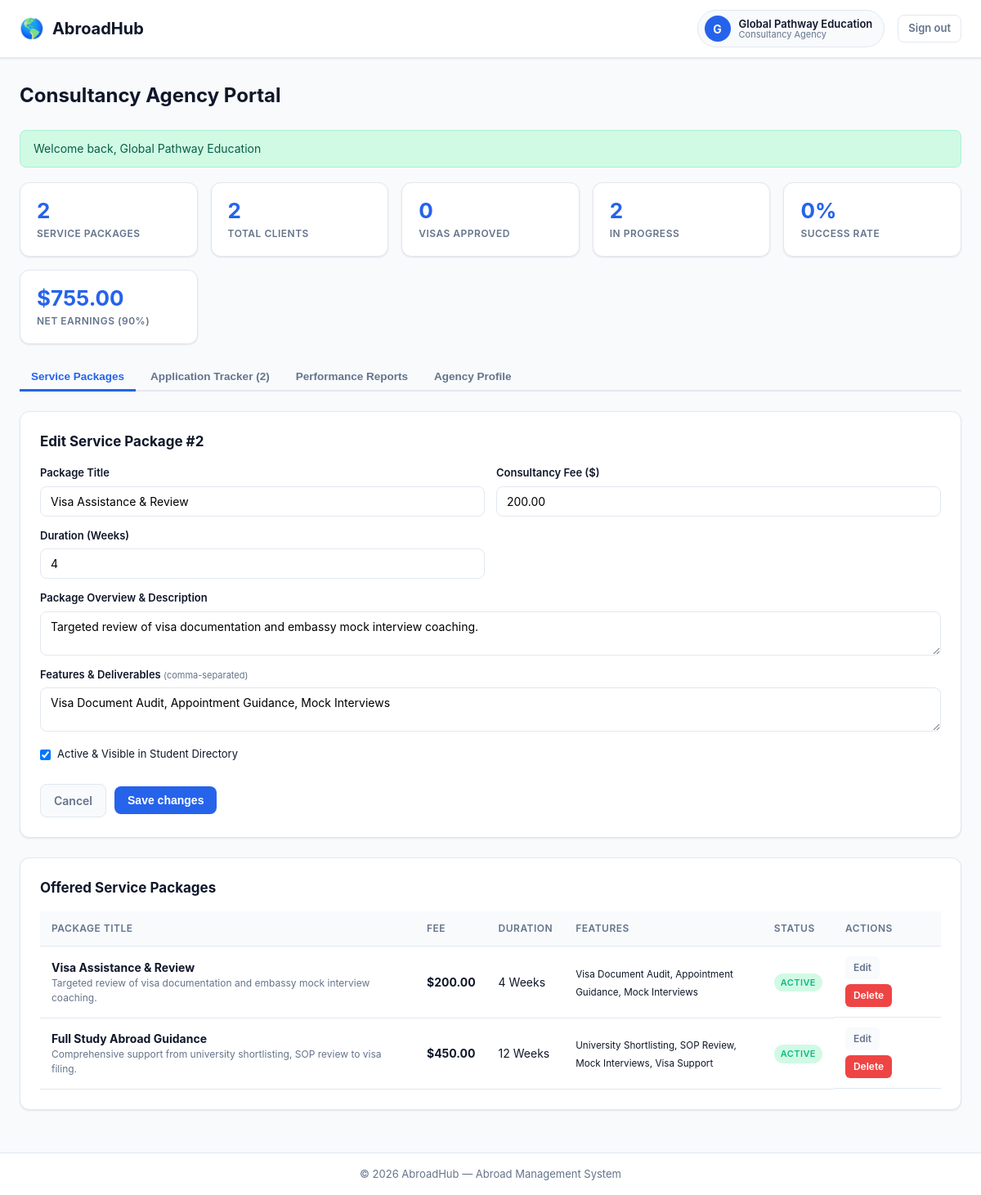
/index.php?page=agency&action=edit_package&id=2 (signed in), run on the app's committed database.
### tables this page shows
CREATE TABLE `service_packages` (
  `id` INT AUTO_INCREMENT PRIMARY KEY,
  `agency_id` INT NOT NULL,
  `title` VARCHAR(200) NOT NULL,
  `price` DECIMAL(10,2) NOT NULL,
  `duration_weeks` INT DEFAULT 4,
  `description` TEXT NOT NULL,
  `features_list` TEXT NOT NULL,
  `is_active` TINYINT(1) DEFAULT 1,
  `created_at` TIMESTAMP DEFAULT CURRENT_TIMESTAMP,
  FOREIGN KEY (`agency_id`) REFERENCES `agency_profiles` (`id`) ON DELETE CASCADE
);

### controllers/agency_controller.php (called while the page is built, shortened)
<?php
function agency_controller($conn) {
    $action = $_GET['action'] ?? 'dashboard';
    $me     = current_user();
    $userId = (int)$me['id'];
    $agency = get_agency_profile($conn, $userId);
    $agencyId = (int)($agency['id'] ?? 0);
    $editing = null;
    if ($action === 'edit_package' && !$editing) {
        $editing = get_package_by_id($conn, (int)($_GET['id'] ?? 0));
    }
    $statusFilter       = $_GET['app_status'] ?? '';
    $packages           = get_agency_packages($conn, $agencyId);
    $applications       = get_agency_applications($conn, $agencyId, $statusFilter);
    $stats              = get_agency_stats($conn, $agencyId, $userId);
    require __DIR__ . '/../views/agency/dashboard.php';
}

### models/agency_model.php (called while the page is built, shortened)
<?php
function get_agency_profile($conn, $userId) {
    $stmt = mysqli_prepare($conn, "SELECT a.*, u.name, u.email, u.contact FROM agency_profiles a JOIN users u ON a.user_id = u.id WHERE a.user_id = ?");
    mysqli_stmt_bind_param($stmt, 'i', $userId);
    mysqli_stmt_execute($stmt);
    $row = mysqli_fetch_assoc(mysqli_stmt_get_result($stmt));
    return $row;
}
function get_agency_packages($conn, $agencyId) {
    $stmt = mysqli_prepare($conn, "SELECT * FROM service_packages WHERE agency_id = ? ORDER BY id DESC");
    mysqli_stmt_bind_param($stmt, 'i', $agencyId);
    mysqli_stmt_execute($stmt);
    $rows = mysqli_fetch_all(mysqli_stmt_get_result($stmt), MYSQLI_ASSOC);
    return $rows;
}
function get_package_by_id($conn, $id) {
    $stmt = mysqli_prepare($conn, "SELECT p.*, a.company_name FROM service_packages p JOIN agency_profiles a ON p.agency_id = a.id WHERE p.id = ?");
    mysqli_stmt_bind_param($stmt, 'i', $id);
    mysqli_stmt_execute($stmt);
    $row = mysqli_fetch_assoc(mysqli_stmt_get_result($stmt));
    return $row;
}
function get_agency_applications($conn, $agencyId, $statusFilter = '') {
    if ($statusFilter === '') {
        $sql = "SELECT a.*, u.name as student_name, u.email as student_email, u.contact as student_contact,
                       p.title as package_name, pr.title as uni_program_name
                FROM student_applications a
                JOIN users u ON a.student_id = u.id
                LEFT JOIN service_packages p ON a.package_id = p.id
                LEFT JOIN programs pr ON a.program_id = pr.id
                WHERE a.agency_id = ?
                ORDER BY a.id DESC";
        $stmt = mysqli_prepare($conn, $sql);
        mysqli_stmt_bind_param($stmt, 'i', $agencyId);
    }
    mysqli_stmt_execute($stmt);
    $rows = mysqli_fetch_all(mysqli_stmt_get_result($stmt), MYSQLI_ASSOC);
    return $rows;
}
function get_agency_stats($conn, $agencyId, $userId) {
    $stats = [
        'packages' => 0, 'clients' => 0, 'visa_approved' => 0,
        'in_progress' => 0, 'rejected' => 0, 'success_rate' => 0,
        'gross_bookings' => 0.0, 'platform_deductions' => 0.0, 'net_earnings' => 0.0, 'earnings' => 0.0
    ];
    $one = function ($conn, $sql) {
        $res = mysqli_query($conn, $sql);
        $row = mysqli_fetch_row($res);
        return (int)($row[0] ?? 0);
    };
    $stats['packages']      = $one($conn, "SELECT COUNT(*) FROM service_packages WHERE agency_id = $agencyId");
    $stats['clients']       = $one($conn, "SELECT COUNT(*) FROM student_applications WHERE agency_id = $agencyId");
    $stats['visa_approved'] = $one($conn, "SELECT COUNT(*) FROM student_applications WHERE agency_id = $agencyId AND status = 'visa_approved'");
    $stats['in_progress']   = $one($conn, "SELECT COUNT(*) FROM student_applications WHERE agency_id = $agencyId AND status IN ('pending', 'under_review', 'offer_issued', 'visa_in_progress')");
    $stats['rejected']      = $one($conn, "SELECT COUNT(*) FROM student_applications WHERE agency_id = $agencyId AND status = 'rejected'");
    if ($stats['clients'] > 0) {
        $stats['success_rate'] = round(($stats['visa_approved'] / $stats['clients']) * 100, 1);
    }
    $revSql = "SELECT
                SUM(r.amount) as gross,
                SUM(r.platform_commission) as commission_cut,
                SUM(r.amount - r.platform_commission) as net
               FROM revenue_transactions r
               JOIN service_packages sp ON r.related_id = sp.id
               WHERE sp.agency_id = $agencyId AND r.status = 'completed'";
    $revRow = mysqli_fetch_assoc(mysqli_query($conn, $revSql));
    $stats['gross_bookings']      = (float)($revRow['gross'] ?? 0.0);
    $stats['platform_deductions'] = (float)($revRow['commission_cut'] ?? 0.0);
    $stats['net_earnings']        = (float)($revRow['net'] ?? 0.0);
    $stats['earnings']            = $stats['net_earnings'];
    return $stats;
}

### helpers/helpers.php (called while the page is built, shortened)
<?php
function esc($value) {
    return htmlspecialchars((string)($value ?? ''), ENT_QUOTES, 'UTF-8');
}
function csrf_token() {
    return $_SESSION['csrf_token'];
}
function csrf_url($url) {
    return $url . '&csrf_token=' . csrf_token();
}
function current_user() {
    return $_SESSION['user'] ?? null;
}
function money($amount) {
    return CURRENCY . number_format((float)$amount, 2);
}

### views/agency/dashboard.php (the view, shortened to what this page needs)
<?php
$isEdit      = !empty($editing);
require __DIR__ . '/../partials/header.php';
?>
<section class="stat-grid" id="statGrid">
    <div class="stat-card">
        <span class="stat-value" data-stat="packages"><?= (int)$stats['packages'] ?></span>
        <span class="stat-label">Service Packages</span>
    </div>
    <div class="stat-card">
        <span class="stat-value" data-stat="clients"><?= (int)$stats['clients'] ?></span>
        <span class="stat-label">Total Clients</span>
    </div>
    <div class="stat-card">
        <span class="stat-value" data-stat="visa_approved"><?= (int)$stats['visa_approved'] ?></span>
        <span class="stat-label">Visas Approved</span>
    </div>
    <div class="stat-card">
        <span class="stat-value" data-stat="in_progress"><?= (int)$stats['in_progress'] ?></span>
        <span class="stat-label">In Progress</span>
    </div>
    <div class="stat-card">
        <span class="stat-value" data-stat="success_rate"><?= (float)$stats['success_rate'] ?>%</span>
        <span class="stat-label">Success Rate</span>
    </div>
    <div class="stat-card">
        <span class="stat-value" data-stat="earnings"><?= money($stats['net_earnings']) ?></span>
        <span class="stat-label">Net Earnings (90%)</span>
    </div>
</section>
<div class="tab-nav">
    <button class="tab-btn active" onclick="showTab(event, 'tabPackages')">Service Packages</button>
    <button class="tab-btn" onclick="showTab(event, 'tabApplications')">Application Tracker (<?= count($applications) ?>)</button>
    <button class="tab-btn" onclick="showTab(event, 'tabReports')">Performance Reports</button>
    <button class="tab-btn" onclick="showTab(event, 'tabProfile')">Agency Profile</button>
</div>
<div id="tabPackages" class="tab-content" style="display: block;">
    <div class="card form-card">
        <h3 class="card-title"><?= $isEdit ? 'Edit Service Package #' . (int)$editing['id'] : 'Publish a New Service Package' ?></h3>
        <form method="POST" class="form" novalidate onsubmit="return validateForm(this);"
              action="index.php?page=agency&amp;action=<?= $isEdit ? 'update_package&amp;id=' . (int)$editing['id'] : 'add_package' ?>">
            <div class="field-row">
                <div class="field">
                    <label for="pkg_title">Package Title</label>
                    <input type="text" id="pkg_title" name="title" data-label="Package Title" data-min="4"
                           value="<?= esc($editing['title'] ?? '') ?>" placeholder="e.g. Full Study Abroad Guidance" required>
                </div>
                <div class="field">
                    <label for="pkg_price">Consultancy Fee ($)</label>
                    <input type="number" step="0.01" id="pkg_price" name="price" data-label="Fee"
                           value="<?= esc($editing['price'] ?? '') ?>" placeholder="450.00" required>
                </div>
                <div class="field">
                    <label for="pkg_duration">Duration (Weeks)</label>
                    <input type="number" id="pkg_duration" name="duration_weeks" data-label="Duration"
                           value="<?= esc($editing['duration_weeks'] ?? '4') ?>" required>
                </div>
            </div>
            <div class="field">
                <label for="pkg_desc">Package Overview &amp; Description</label>
                <textarea id="pkg_desc" name="description" rows="2" placeholder="Brief summary of consultancy support..." required><?= esc($editing['description'] ?? '') ?></textarea>
            </div>
            <div class="field">
                <label for="pkg_features">Features &amp; Deliverables <span class="label-hint">(comma-separated)</span></label>
                <textarea id="pkg_features" name="features_list" rows="2" placeholder="University Shortlisting, SOP Review, Mock Interviews, Visa Filing" required><?= esc($editing['features_list'] ?? '') ?></textarea>
            </div>
            <label class="checkbox">
                <input type="checkbox" name="is_active" value="1" <?= (!isset($editing['is_active']) || $editing['is_active']) ? 'checked' : '' ?>>
                <span>Active &amp; Visible in Student Directory</span>
            </label>
            <div class="form-actions">
                <?php if ($isEdit): ?>
                    <a href="index.php?page=agency" class="btn btn-ghost">Cancel</a>
                    <button type="submit" class="btn btn-primary">Save changes</button>
                <?php else: ?>
                    <button type="submit" class="btn btn-primary">Publish Package</button>
                <?php endif; ?>
            </div>
        </form>
    </div>
    <div class="card">
        <h3 class="card-title">Offered Service Packages</h3>
        <div class="table-wrap">
            <table class="data-table">
                <thead>
                    <tr>
                        <th>Package Title</th>
                        <th>Fee</th>
                        <th>Duration</th>
                        <th>Features</th>
                        <th>Status</th>
                        <th>Actions</th>
                    </tr>
                </thead>
                <tbody>
                    <?php if (empty($packages)): ?>
                        <tr><td colspan="6" class="text-center muted">No service packages created yet.</td></tr>
                    <?php else: ?>
                        <?php foreach ($packages as $pkg): ?>
                            <tr>
                                <td>
                                    <strong><?= esc($pkg['title']) ?></strong>
                                    <p class="muted" style="font-size: 12px;"><?= esc($pkg['description']) ?></p>
                                </td>
                                <td><strong><?= money($pkg['price']) ?></strong></td>
                                <td><?= (int)$pkg['duration_weeks'] ?> Weeks</td>
                                <td style="max-width: 250px;"><small><?= esc($pkg['features_list']) ?></small></td>
                                <td><?= $pkg['is_active'] ? '<span class="badge badge-success">Active</span>' : '<span class="badge badge-muted">Draft</span>' ?></td>
                                <td class="actions">
                                    <a href="index.php?page=agency&amp;action=edit_package&amp;id=<?= (int)$pkg['id'] ?>" class="btn-sm btn-ghost">Edit</a>
                                    <a href="<?= csrf_url('index.php?page=agency&amp;action=delete_package&amp;id=' . (int)$pkg['id']) ?>"
                                       class="btn-sm btn-danger" onclick="return confirm('Delete this package?');">Delete</a>
                                </td>
                            </tr>
                        <?php endforeach; ?>
                    <?php endif; ?>
                </tbody>
            </table>
        </div>
    </div>
</div>
<?php require __DIR__ . '/../partials/footer.php'; ?>

### data on the page
service_packages: id "2", title "Visa Assistance & Review", price "200.00", duration_weeks "4", description "Targeted review of visa documentation and embassy mock interview coaching.", features_list "Visa Document Audit, Appointment Guidance, Mock Interviews", is_active "☑", price "$200.00", shows "ACTIVE"
service_packages: title "Full Study Abroad Guidance", description "Comprehensive support from university shortlisting, SOP review to visa filing.", price "$450.00", duration_weeks "12", features_list "University Shortlisting, SOP Review, Mock Interviews, Visa Support", is_active "ACTIVE"

### other printed values
APP_NAME "AbroadHub"
substr($navUser['name'] ?? 'U', 0, 1) "G"
$navUser['name'] "Global Pathway Education"
role_label($navUser['role'] ?? '') "Consultancy Agency"
$pageHeading "Consultancy Agency Portal"
$flash['message'] "Welcome back, Global Pathway Education"
$stats['packages'] "2"
$stats['clients'] "2"
$stats['visa_approved'] "0"
$stats['in_progress'] "2"
$stats['success_rate'] "0"
money($stats['net_earnings']) "$755.00"
count($applications) "2"
